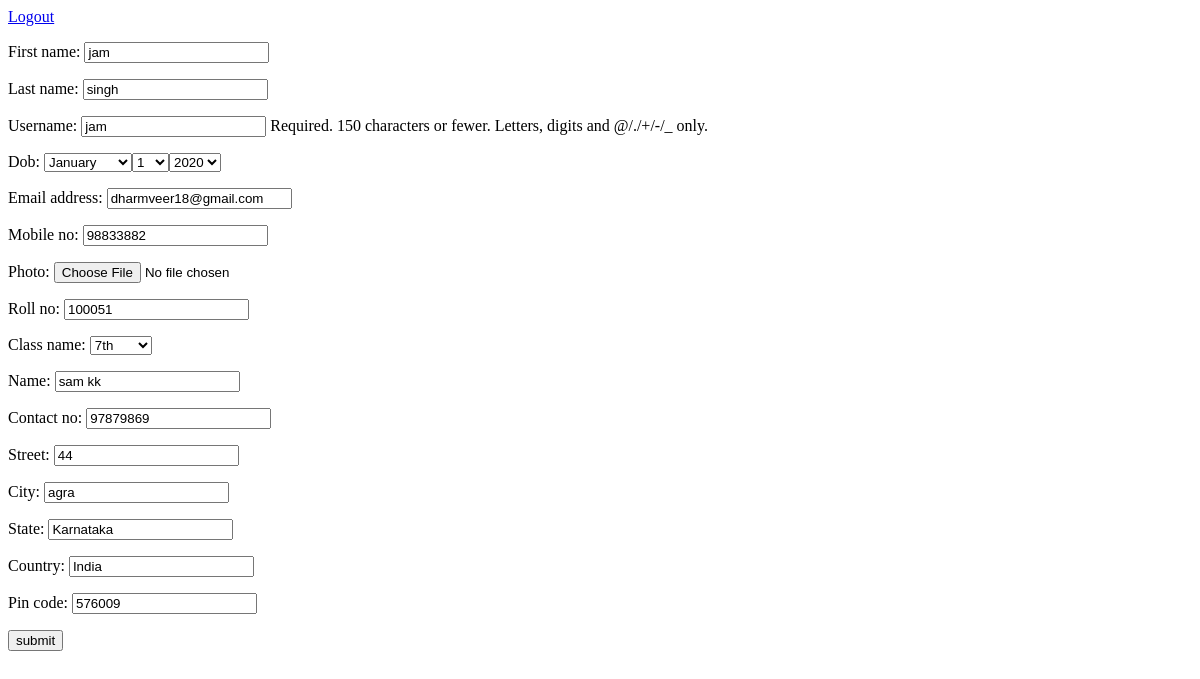
The page /student/100051/update/ on the database its author committed.
### school/models.py (models this page shows, shortened)
class CustomUser(AbstractUser):
    dob = models.DateField(null=True, blank=True)
    mobile_no = models.CharField(max_length=13,null=True, blank=True)
    photo = models.ImageField(upload_to='user_images/', null=True, blank=True)
    type_of_user = models.CharField(max_length=2, choices= USER_TYPE_CHOICE , default= 'a')
    is_user_deleted = models.BooleanField(default=False, null=True, blank=True)

### student/models.py (models this page shows, shortened)
class Student(models.Model):
    personal_details = models.OneToOneField(CustomUser, on_delete=models.CASCADE)
    roll_no = models.CharField(max_length=10, unique= True)
    class_name = models.ForeignKey(ClassName, on_delete=models.CASCADE)
    parent_details = models.ForeignKey(Parent, on_delete=models.SET_NULL, null=True, blank=True)

class Parent(models.Model):
    name = models.CharField(max_length=50)
    contact_no = models.CharField(max_length=13)

### school/common_models.py (models this page shows)
class ClassName(models.Model):
    class_name = models.CharField(max_length=20)
    tution_fee = models.FloatField(null=True, blank=True)
    registration_fee = models.FloatField(null=True, blank=True)
    development_fee = models.FloatField(null=True, blank=True)
    def __str__(self):
        return self.class_name

class Address(models.Model):
    street = models.CharField(max_length=15)
    city = models.CharField(max_length=50)
    state = models.CharField(max_length=40)
    country = models.CharField(max_length=30)
    pin_code = models.PositiveIntegerField()
    user = models.ForeignKey(CustomUser, on_delete=models.CASCADE)

### student/views.py (the view, shortened to what this page needs)
# urls.py: path('student/<int:roll_no>/update/', StudentUpdateView.as_view(), name='student_update'),
class StudentUpdateView(UpdateView):
    model = CustomUser
    template_name = 'school/student_create_form.html'
    form_class = RegistrationForm
    query_pk_and_slug = 'roll_no'
    pk_url_kwarg = 'roll_no'
    def get_object(self, queryset=None):
        custom_user = self.model.objects.filter(student__roll_no=self.kwargs.get('roll_no')).first()
        return custom_user
    def get_context_data(self, **kwargs):
        context = super().get_context_data(**kwargs)
        context['address_form'] = AddressForm(instance=self.object.address_set.all().first())
        context['student_form'] = StudentForm(instance=self.object.student)
        context['parent_form'] = ParentForm(instance=self.object.student.parent_details)
        return context

### school/forms.py
class RegistrationForm(forms.ModelForm):
    dob = forms.DateField(widget=forms.SelectDateWidget())
    class Meta:
        model = CustomUser
        fields = [ 'first_name', 'last_name', 'username',
                   'dob','email', 'mobile_no', 'photo', ]

class AddressForm(forms.ModelForm):
    class Meta:
        model = Address
        exclude = ['user',]

### student/templates/school/student_create_form.html (shortened to what this page needs)
{% extends 'base.html' %}
{%block content %}
<form method="POST" action="">
    <a href="{% url 'school:logout' %}">Logout</a>
   {{form.as_p}}
    {{student_form.as_p}}
    {{parent_form.as_p}}
    {{address_form.as_p}}
    <input type="submit" value="submit">
</form>
{%endblock%}

### rows shown on the page
CustomUser: first_name "jam", last_name "singh", username "jam", email "dharmveer18@gmail.com", mobile_no "98833882"
Student: roll_no "100051"
ClassName: class_name "7th"
Parent: name "sam kk", contact_no "97879869"
Address: street "44", city "agra", state "Karnataka", country "India", pin_code "576009"
